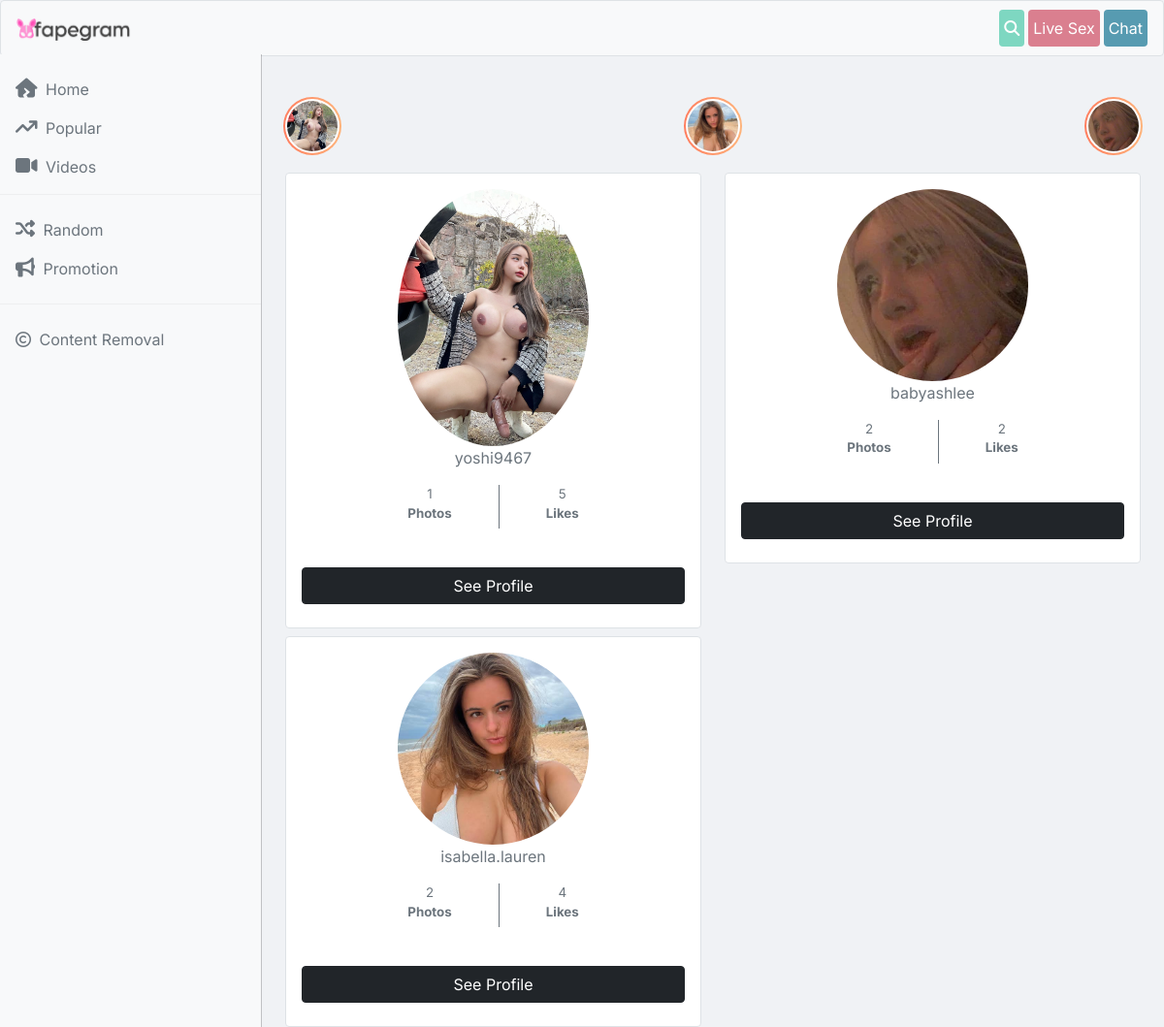
The page /random/ on the database its author committed.
### base/models.py (models this page shows, shortened)
class Profile(models.Model):
    user = models.ForeignKey(User, on_delete=models.CASCADE)
    dp = models.FileField(upload_to='dp', null=True, blank=True)
    name = models.CharField(max_length=100, null=True, blank=True)
    bio = models.TextField(null=True, blank=True)
    onlyfans = models.URLField(null=True, blank=True)
    twitter = models.URLField(null=True, blank=True)
    insta = models.URLField(null=True, blank=True)
    likex = models.IntegerField(default=0)
    def img_count(self):
        im = Art.objects.filter(prof=self)
        return len(im)
    def total_likes(self):
        return self.likex

### base/views.py (the view)
# urls.py: path('random/', rand, name='random'),
def rand(request):
    prof = list(Profile.objects.all())
    random.shuffle(prof)
    paginator = Paginator(prof, 30)
    page_number = request.GET.get("page")
    prof = paginator.get_page(page_number)
    context = {'prof':prof}
    return render(request, 'random.html', context)

### base/context_processors.py (called while the page is built)
def popular(request):
    return {'pop': Profile.objects.all().order_by('-likex')[0:10]}

### templates/random.html (shortened to what this page needs)
{% extends 'base.html' %}
{% block body %}  <div class="text-center container">  <div class="row"> {% for p in prof %} <div class="mt-2 col-12 col-md-6"> <div class="p-3 card-body bg-white img-thumbnail">  {% if p.dp %}<a href="/model/{{p.user}}"> <img class="img-fluid rounded-circle w-50" src={{p.dp.url}}/></a> {% else %} <a href="/model/{{p.user}}"> <img class="img-fluid rounded-circle w-50" src="https://api.dicebear.com/7.x/initials/svg?seed={{p.name}}"/></a> {% endif %} </br> <a href="/model/{{p.user}}"> <name class="my-3 text-muted">{{p.name}}</name></a> <div class="my-3 d-flex justify-content-center">  <p class="text-muted">{{p.img_count}}<br> <b>Photos</b></p> <p class="mx-5 divider text-muted"></p> <p class="text-muted">{{p.total_likes}}<br><b> Likes</b></p>  </div> <a href="/model/{{p.user}}" class="my-2 btn btn-dark w-100">See Profile</a> </div> </div> {% endfor %}   </div>  </div>        {% endblock %}

### templates/base.html (shortened to what this page needs)
<!DOCTYPE html>
{% load static %}
<html lang="en">
  <head>
    <link rel="stylesheet" href="https://cdnjs.cloudflare.com/ajax/libs/font-awesome/6.5.1/css/all.min.css" />
  <link href="https://cdn.jsdelivr.net/npm/bootstrap@5.0.2/dist/css/bootstrap.min.css" rel="stylesheet">
  </head>
  <body>
    <nav class="py-2 img-thumbnail navbar navbar-expand-lg navbar-light bg-light sticky-top">
      <div class="container-fluid">
 <a class="me-auto navbar-brand" href="/"><img class="logo" src="{% static "fapegram.png" %}"></a>
<a href="/search/" class="px-1 btn btnsex btn-s"><i class="fa-solid fa-magnifying-glass"></i></a>
       <a class="px-1 btn btnwarn text-white btn-s mx-1">Live Sex</a>
       <a class="px-1 btn btndngr text-white btn-s">Chat</a>
    </nav>
    <div
      class=" offcanvas offcanvas-start sidebar-nav bg-light"
      tabindex="-1"
      id="sidebar"
    >
      <div class="offcanvas-body p-0">
        <nav class="navbar-dark">
          <ul class="navbar-nav">
            <li>
            </li>
            <li>
              <a href="/" class="text-muted nav-link px-3 active">
                <span class="me-1"><i class="icon fa-solid fa-house-crack"></i></span>
                <span>Home</span>
              </a>
            </li>
           <li>
              <a href="/popular/" class="text-muted nav-link px-3 active">
                 <span class="me-1"><i class="icon fa-solid fa-arrow-trend-up"></i></span>
                <span>Popular</span>
              </a>
            </li>
           <li>
            <a href="https://tiksporn.pythonanywhere.com" target="__blank"  class="text-muted nav-link px-3 active">
             <span class="me-1"><i class="icon fa-solid fa-video"></i></span>
              <span>Videos</span>
            </a>
          </li>
            <li class="mb-2"><hr class="dropdown-divider bg-light" /></li>
            <li>
              <a href="/random/" class="text-muted nav-link px-3 active">
                <span class="me-1"><i class="icon fa-solid fa-shuffle"></i></span>
                <span>Random</span>
              </a>
            </li>
            <li>
              <a href="/contact/" class="text-muted nav-link px-3">
                <span class="me-1"><i class="icon fa-solid fa-bullhorn"></i></span>
                <span>Promotion</span>
              </a>
            </li>
            <li class="my-2"><hr class="dropdown-divider bg-light" /></li>
            <li>
              <a href="/dmca/" class="text-muted nav-link px-3">
                <span class="me-1"><i class="fa-regular fa-copyright"></i></span>
                <span>Content Removal</span>
              </a>
            </li>
          </ul>
        </nav>
      </div>
    </div>
    <main class="mt-3 pt-3">
      <div class="container-fluid">
      <div class="top">
{% for p in pop %}
<div>
  <a href="/model/{{p.user.username}}">
     <img class="" {% if p.dp %}  src="{{p.dp.url}}" {% else %} src="https://api.dicebear.com/7.x/initials/svg?seed={{p.user.username}}" {% endif %} alt="{{p.user.username}}">
</a>
</div>
{% endfor %}
 </div>
{% block body %}
{% endblock %}
      </div>
    </main>
  </body>
</html>

### templates/base.html (style rules this page uses)
body, button { font-family: "Inter", sans-serif; }
:root { --offcanvas-width: 270px; --topNavbarHeight: 56px; }
.sidebar-nav { width: var(--offcanvas-width); }
@media (min-width: 992px) { body { overflow: auto !important; } }
@media (min-width: 992px) { main { margin-left: var(--offcanvas-width); } }
@media (min-width: 992px) { .sidebar-nav { -webkit-transform: none; transform: none; visibility: visible !important; height: calc(100% - var(--topNavbarHeight)); top: var(--topNavbarHeight); } }
body { background-color: #f0f2f5; }
.logo { width: 120px; }
.nav-link { text-color: gray !important; }
.top { display: flex; justify-content:space-between; width : 100%; overflow-x:scroll; }
.top img { margin:10px; height: 60px; width: 60px; object-fit: cover; background: linear-gradient(white, white) padding-box, linear-gradient(to right, #ff7e5f, #feb47b) border-box; border-radius: 50em; border: 2px solid transparent; padding: 2px; }
p { font-size: 10pt; }
.icon { font-size: 15pt; }
.btnwarn { background-color: #DA7F8F; }
.btnsex { background-color: #7ED7C1; color:white; }
.btndngr { background-color: #579BB1; }
a { text-decoration: none; }
.top { -ms-overflow-style: none; scrollbar-width: none; }

### rows shown on the page
Profile: dp (picture), name "yoshi9467", img_count "1", total_likes "5"
Profile: dp+user (picture), dp (picture), name "isabella.lauren", img_count "2", total_likes "4"
Profile: dp (picture), name "babyashlee", img_count "2", total_likes "2"
